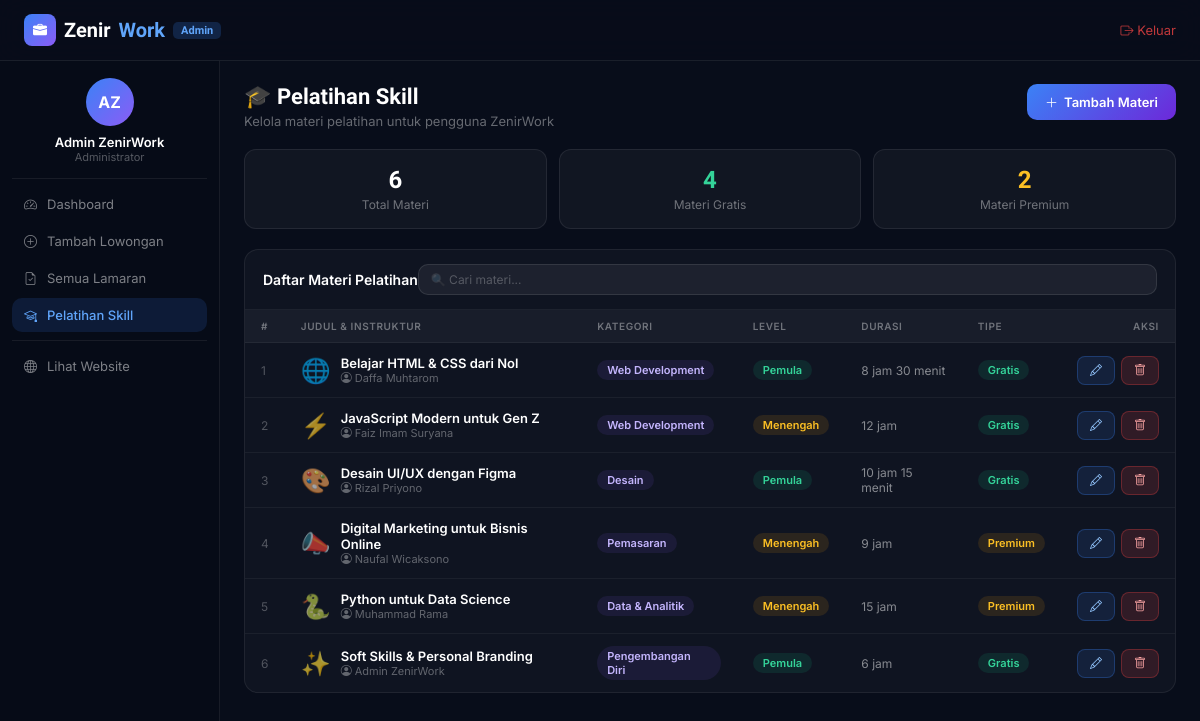
The app's page /admin/training.php (signed in), older data.
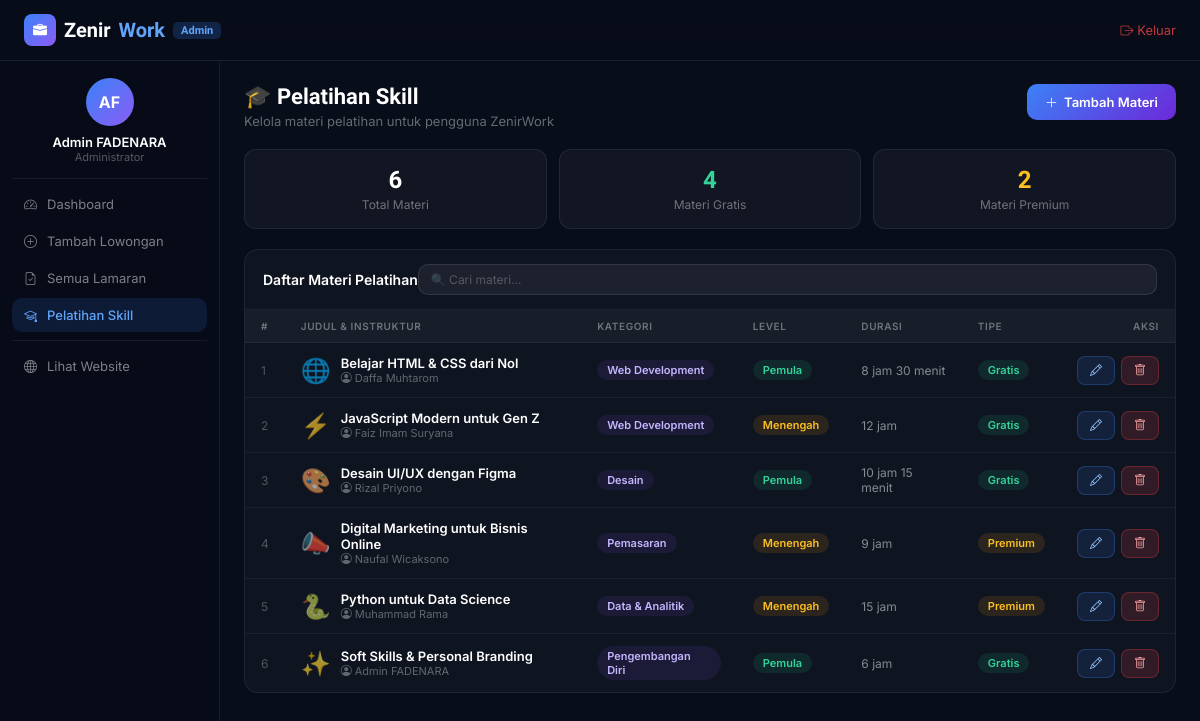
The same page, newer data.
### tables this page shows
CREATE TABLE IF NOT EXISTS trainings (
    id          INT AUTO_INCREMENT PRIMARY KEY,
    judul       VARCHAR(200) NOT NULL,
    kategori    VARCHAR(80)  NOT NULL,
    deskripsi   TEXT         NOT NULL,
    instruktur  VARCHAR(100) NOT NULL,
    durasi      VARCHAR(50)  NOT NULL,
    level       ENUM('Pemula','Menengah','Lanjutan') NOT NULL DEFAULT 'Pemula',
    icon_emoji  VARCHAR(10)  NOT NULL DEFAULT '📚',
    is_gratis   TINYINT(1)   NOT NULL DEFAULT 1,
    created_at  TIMESTAMP DEFAULT CURRENT_TIMESTAMP
);

### config/db.php (called while the page is built, shortened)
<?php
function e($s){ return htmlspecialchars($s, ENT_QUOTES, 'UTF-8'); }

### admin/training.php (the view, shortened to what this page needs)
<?php
require_once '../config/db.php';
$allTr = $conn->query("SELECT * FROM trainings ORDER BY created_at DESC");
$tot   = $allTr->num_rows;
$grts  = $conn->query("SELECT COUNT(*) FROM trainings WHERE is_gratis=1")->fetch_row()[0];
?>
<!DOCTYPE html>
<html lang="id">
<head>
<link rel="stylesheet" href="https://cdn.jsdelivr.net/npm/bootstrap-icons@1.11.3/font/bootstrap-icons.css">
<link rel="stylesheet" href="../assets/style.css">
</head>
<body>
<nav class="navbar" style="position:fixed">
  <div class="nav-inner">
    <a href="../index.php" class="logo">
      <div class="logo-box"><i class="bi bi-briefcase-fill" style="color:#fff;font-size:14px"></i></div>
      Zenir<span style="color:#60a5fa">Work</span>
      <span style="background:rgba(59,130,246,.2);color:#60a5fa;font-size:11px;padding:2px 8px;border-radius:5px;font-weight:600">Admin</span>
    </a>
    <a href="../auth/logout.php" style="font-size:13px;color:rgba(239,68,68,.8);text-decoration:none">
      <i class="bi bi-box-arrow-right"></i> Keluar
    </a>
  </div>
</nav>
<div class="dash-wrap">
  <aside class="sidebar">
    <div class="sb-avatar"><?= e($_SESSION['avatar']??'AD') ?></div>
    <div class="sb-name"><?= e($_SESSION['name']) ?></div>
    <div class="sb-role">Administrator</div>
    <hr class="sb-hr">
    <a href="index.php" class="sb-link"><i class="bi bi-speedometer2"></i> Dashboard</a>
    <a href="create.php" class="sb-link"><i class="bi bi-plus-circle"></i> Tambah Lowongan</a>
    <a href="applications.php" class="sb-link"><i class="bi bi-file-earmark-check"></i> Semua Lamaran</a>
    <a href="training.php" class="sb-link on"><i class="bi bi-mortarboard"></i> Pelatihan Skill</a>
    <hr class="sb-hr">
    <a href="../index.php" class="sb-link"><i class="bi bi-globe"></i> Lihat Website</a>
  </aside>
  <main class="dash-main">
    <div style="display:flex;justify-content:space-between;align-items:flex-start;margin-bottom:20px;flex-wrap:wrap;gap:12px">
      <div>
        <h1 style="font-family:'Plus Jakarta Sans',sans-serif;font-size:22px;font-weight:700;color:#fff;margin-bottom:4px">🎓 Pelatihan Skill</h1>
        <p style="font-size:13px;color:rgba(255,255,255,.38)">Kelola materi pelatihan untuk pengguna ZenirWork</p>
      </div>
      <a href="training_create.php" class="btn-sm" style="padding:10px 18px">
        <i class="bi bi-plus-lg"></i> Tambah Materi
      </a>
    </div>
    <div style="display:grid;grid-template-columns:repeat(3,1fr);gap:12px;margin-bottom:20px">
      <div style="background:rgba(255,255,255,.04);border:1px solid rgba(255,255,255,.08);border-radius:12px;padding:16px;text-align:center">
        <div style="font-size:24px;font-weight:700;color:#fff;font-family:'Plus Jakarta Sans',sans-serif"><?= $tot ?></div>
        <div style="font-size:12px;color:rgba(255,255,255,.4);margin-top:3px">Total Materi</div>
      </div>
      <div style="background:rgba(255,255,255,.04);border:1px solid rgba(255,255,255,.08);border-radius:12px;padding:16px;text-align:center">
        <div style="font-size:24px;font-weight:700;color:#34d399;font-family:'Plus Jakarta Sans',sans-serif"><?= $grts ?></div>
        <div style="font-size:12px;color:rgba(255,255,255,.4);margin-top:3px">Materi Gratis</div>
      </div>
      <div style="background:rgba(255,255,255,.04);border:1px solid rgba(255,255,255,.08);border-radius:12px;padding:16px;text-align:center">
        <div style="font-size:24px;font-weight:700;color:#fbbf24;font-family:'Plus Jakarta Sans',sans-serif"><?= $tot - $grts ?></div>
        <div style="font-size:12px;color:rgba(255,255,255,.4);margin-top:3px">Materi Premium</div>
      </div>
    </div>
    <div class="tbl-card">
      <div class="tbl-header">
        <h3>Daftar Materi Pelatihan</h3>
        <input type="text" id="srch" placeholder="🔍 Cari materi..." class="search-input" style="width:180px;padding:7px 12px;font-size:12px">
      </div>
      <div style="overflow-x:auto">
        <table class="data-table" id="tr-table">
          <thead>
            <tr>
              <th>#</th>
              <th>Judul & Instruktur</th>
              <th>Kategori</th>
              <th>Level</th>
              <th>Durasi</th>
              <th>Tipe</th>
              <th style="text-align:right">Aksi</th>
            </tr>
          </thead>
          <tbody id="tr-body">
            <?php $no=1; $allTr->data_seek(0); while($tr=$allTr->fetch_assoc()):
              $lvlcl = ['Pemula'=>'st-diterima','Menengah'=>'st-pending','Lanjutan'=>'st-ditolak'];
              $lc = $lvlcl[$tr['level']] ?? 'st-pending';
            ?>
            <tr>
              <td style="color:rgba(255,255,255,.28);font-size:12px"><?= $no++ ?></td>
              <td>
                <div style="display:flex;align-items:center;gap:10px">
                  <span style="font-size:24px"><?= $tr['icon_emoji'] ?></span>
                  <div>
                    <div style="font-weight:600;color:#fff;font-size:13px"><?= e($tr['judul']) ?></div>
                    <div style="font-size:11px;color:rgba(255,255,255,.35)"><i class="bi bi-person-circle" style="margin-right:3px"></i><?= e($tr['instruktur']) ?></div>
                  </div>
                </div>
              </td>
              <td><span class="bdg" style="background:rgba(139,92,246,.1);color:#c4b5fd"><?= e($tr['kategori']) ?></span></td>
              <td><span class="bdg <?= $lc ?>"><?= e($tr['level']) ?></span></td>
              <td style="font-size:12px;color:rgba(255,255,255,.5)"><?= e($tr['durasi']) ?></td>
              <td>
                <?php if($tr['is_gratis']): ?>
                <span class="bdg" style="background:rgba(16,185,129,.12);color:#34d399">Gratis</span>
                <?php else: ?>
                <span class="bdg" style="background:rgba(245,158,11,.12);color:#fbbf24">Premium</span>
                <?php endif; ?>
              </td>
              <td style="text-align:right">
                <div style="display:flex;gap:6px;justify-content:flex-end">
                  <a href="training_edit.php?id=<?= $tr['id'] ?>" class="btn-edit"><i class="bi bi-pencil"></i></a>
                  <button onclick="hapusTr(<?= $tr['id'] ?>,'<?= addslashes(e($tr['judul'])) ?>')" class="btn-danger"><i class="bi bi-trash"></i></button>
                </div>
              </td>
            </tr>
            <?php endwhile; ?>
          </tbody>
        </table>
      </div>
    </div>
  </main>
</div>
</body>
</html>

### assets/style.css (style rules this page uses)
* { margin:0;padding:0;box-sizing:border-box; }
:root { --biru:#3b82f6; --biru2:#60a5fa; --ungu:#8b5cf6; --dark:#080d1a; --dark2:#0d1526; --card-bg:rgba(255,255,255,0.04); --border:rgba(255,255,255,0.08); }
body { font-family:'Inter',sans-serif; background:var(--dark); color:#e2e8f0; overflow-x:hidden; }
.navbar { position:fixed; top:0; left:0; right:0; z-index:99; padding:14px 0; background:rgba(8,13,26,.88); backdrop-filter:blur(14px); border-bottom:1px solid var(--border); }
.nav-inner { max-width:1200px; margin:0 auto; padding:0 24px; display:flex; align-items:center; justify-content:space-between; }
.logo { font-size:20px; font-family:'Plus Jakarta Sans',sans-serif; font-weight:800; color:#fff; text-decoration:none; display:flex; align-items:center; gap:8px; }
.logo-box { width:32px; height:32px; background:linear-gradient(135deg,#3b82f6,#8b5cf6); border-radius:8px; display:flex; align-items:center; justify-content:center; }
.logo span { color:#60a5fa; }
.dash-wrap { display:flex; min-height:100vh; padding-top:60px; }
.sidebar { width:220px; background:#060b17; border-right:1px solid rgba(255,255,255,.07); position:fixed; top:60px; left:0; bottom:0; overflow-y:auto; z-index:30; padding:18px 12px; }
.sb-avatar { width:48px; height:48px; background:linear-gradient(135deg,#3b82f6,#8b5cf6); border-radius:50%; display:flex; align-items:center; justify-content:center; font-weight:700; font-size:16px; color:#fff; margin:0 auto 8px; }
.sb-name { text-align:center; font-size:13px; font-weight:600; color:#fff; }
.sb-role { text-align:center; font-size:11px; color:rgba(255,255,255,.32); margin-bottom:14px; }
.sb-hr { border:none; border-top:1px solid rgba(255,255,255,.07); margin:8px 0; }
.sb-link { display:flex; align-items:center; gap:10px; padding:9px 12px; border-radius:10px; font-size:13px; color:rgba(255,255,255,.48); text-decoration:none; margin-bottom:3px; transition:all .15s; }
.sb-link.on { background:rgba(59,130,246,.14); color:#60a5fa; font-weight:500; }
.dash-main { flex:1; margin-left:220px; padding:24px; }
.tbl-card { background:rgba(255,255,255,.03); border:1px solid rgba(255,255,255,.07); border-radius:14px; overflow:hidden; }
.tbl-header { padding:14px 18px; display:flex; align-items:center; justify-content:space-between; border-bottom:1px solid rgba(255,255,255,.06); }
.tbl-header h3 { font-size:14px; font-weight:600; color:#fff; }
.data-table { width:100%; border-collapse:collapse; }
.data-table thead tr { background:rgba(255,255,255,.04); }
.data-table th { padding:10px 16px; text-align:left; font-size:10px; font-weight:600; color:rgba(255,255,255,.38); text-transform:uppercase; letter-spacing:.06em; }
.data-table tbody tr { border-top:1px solid rgba(255,255,255,.05); transition:background .15s; }
.data-table td { padding:12px 16px; font-size:13px; color:rgba(255,255,255,.65); }
.bdg { display:inline-flex; align-items:center; padding:3px 10px; border-radius:20px; font-size:11px; font-weight:600; }
.st-pending { background:rgba(245,158,11,.12);color:#fbbf24; }
.st-diterima { background:rgba(16,185,129,.12);color:#34d399; }
.search-input { background:rgba(255,255,255,.06); border:1px solid rgba(255,255,255,.1); border-radius:10px; padding:8px 14px; font-size:13px; color:#fff; outline:none; font-family:inherit; flex:1; min-width:180px; }
.search-input::placeholder { color:rgba(255,255,255,.25); }
.btn-sm { background:linear-gradient(135deg,#3b82f6,#6d28d9); color:#fff; border:none; padding:8px 16px; border-radius:10px; font-size:13px; font-weight:600; cursor:pointer; font-family:inherit; display:inline-flex; align-items:center; gap:6px; text-decoration:none; transition:opacity .2s; }
.btn-danger { background:rgba(239,68,68,.15); border:1px solid rgba(239,68,68,.3); color:#fca5a5; padding:6px 12px; border-radius:8px; font-size:12px; cursor:pointer; font-family:inherit; transition:background .2s; }
.btn-edit { background:rgba(59,130,246,.12); border:1px solid rgba(59,130,246,.28); color:#93c5fd; padding:6px 12px; border-radius:8px; font-size:12px; text-decoration:none; display:inline-flex; align-items:center; gap:4px; transition:background .2s; }

Row changes from the older to the newer data that the page shows:
changed trainings "Soft Skills & Personal Branding": instruktur "Admin ZenirWork" → "Admin FADENARA"
Text that changed along with them:
$_SESSION['avatar']: "AZ" → "AF"
$_SESSION['name']: "Admin ZenirWork" → "Admin FADENARA"
